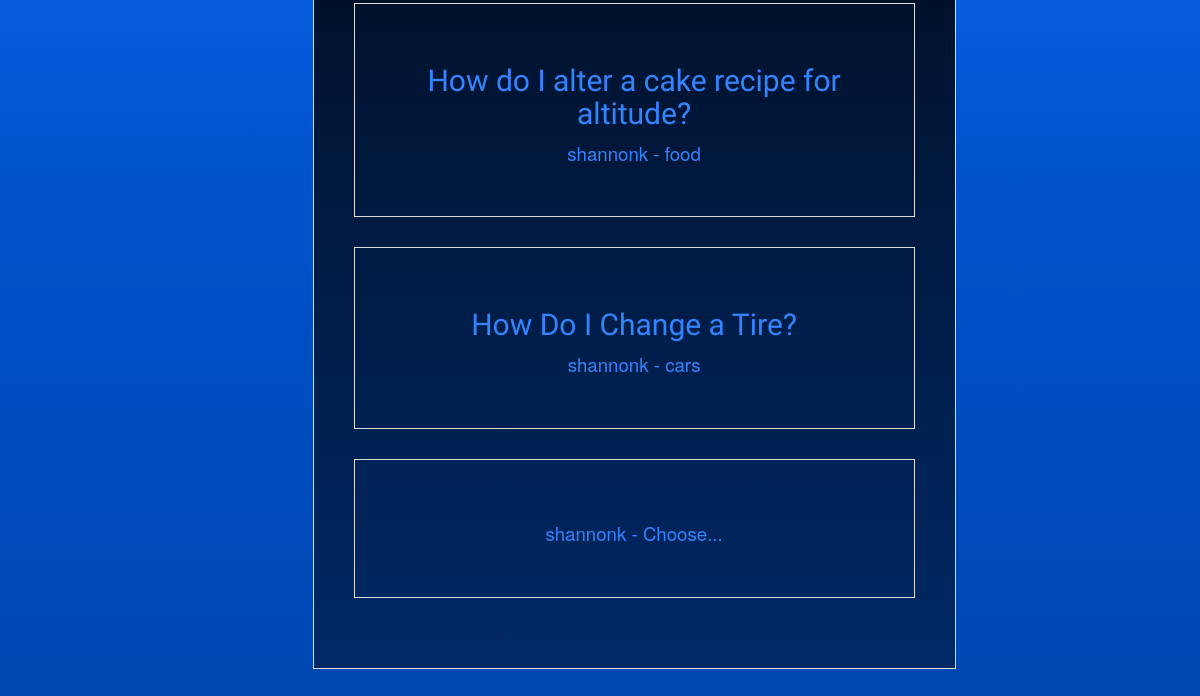
/igor/questions/ (signed in, lower part), run on an earlier commit of the app's database.
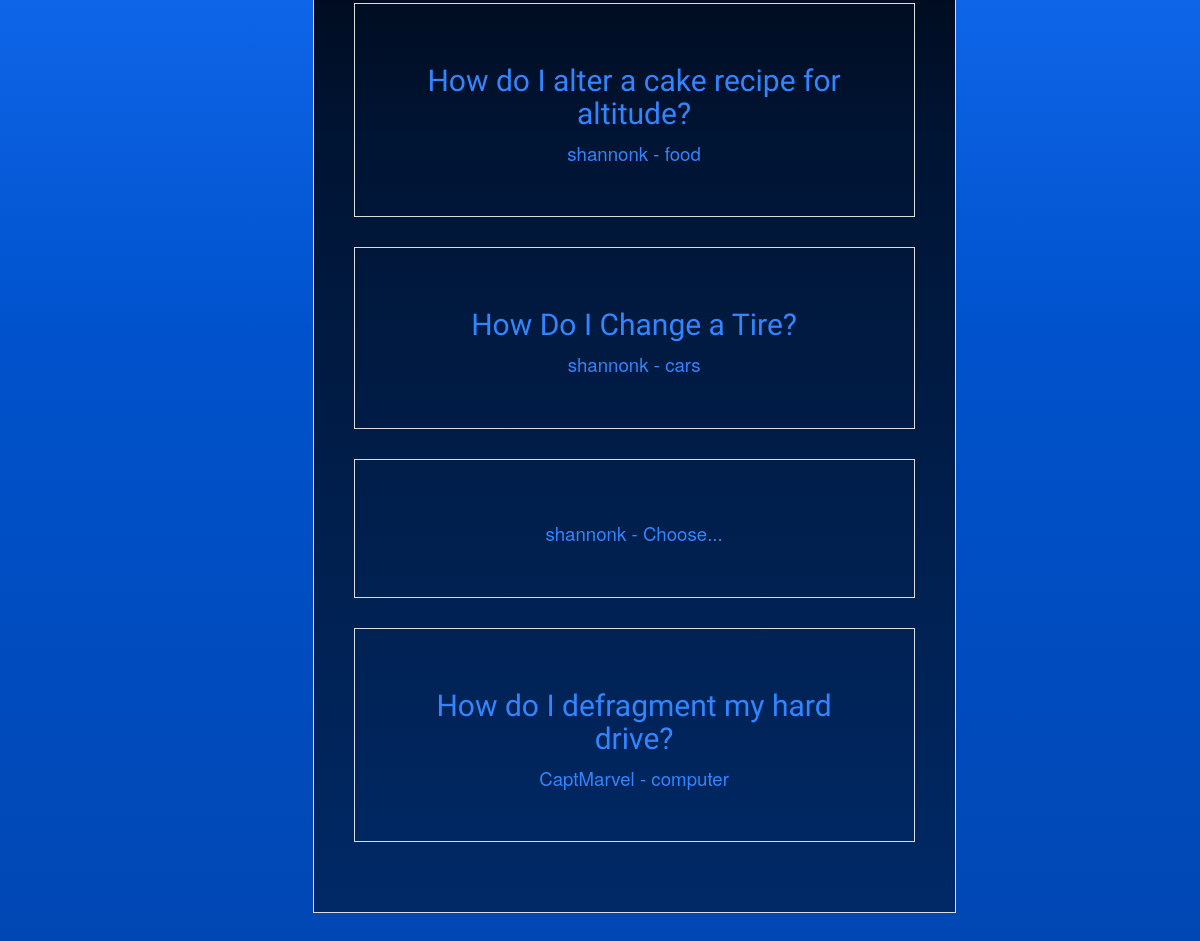
And on a later commit of the database.
### igor_app/models.py (models this page shows)
class Question(models.Model):
    content = models.TextField()
    user_who_posted = models.ForeignKey(User, related_name="posts", on_delete = models.CASCADE)
    specialty = models.CharField(max_length=20)
    created_at = models.DateTimeField(auto_now_add=True)
    updated_at = models.DateTimeField(auto_now=True)

### login_reg/models.py (models this page shows)
class User(models.Model):
    username =  models.CharField(max_length=40)
    email = models.CharField(max_length=50)
    password = models.TextField()
    specialty = models.CharField(max_length=20)
    created_at = models.DateTimeField(auto_now_add=True)
    updated_at = models.DateTimeField(auto_now=True)
    objects = UserManager()

### igor_app/views.py (the view)
# urls.py: path('questions/', views.questions),
def questions(request):
    user = User.objects.get(id=request.session['userid'])
    context = {
        'authenticated_user':user,
        'questions':Question.objects.all()
    }
    return render(request, 'want_ad.html', context)

### igor_app/templates/want_ad.html (shortened to what this page needs)
<!DOCTYPE html>
<html lang="en">
<head>
    <link rel="stylesheet" href="https://maxcdn.bootstrapcdn.com/bootstrap/3.4.1/css/bootstrap.min.css">
    {%load static%}
    <link rel="stylesheet" href="{% static 'css/want_ad.css'%}">
</head>
<body>
    <div class="container-fluid">
        <div class="col-lg-11">
            <br>
            <div class="col-lg-9">
                {%for question in questions%}
                <div class="one_question">
                    <h2>{{question.content}}</h2>
                    <p>{{question.user_who_posted.username}} - {{question.specialty}}</p>
                </div>
                {% endfor %}
            </div>
        </div>
    </div>
</body>
</html>

### igor_app/static/css/want_ad.css (style rules this page uses)
.container-fluid { background:linear-gradient(#3385ff,#1a75ff,#0052cc,#0047b3); }
h2, label { font-family:'Blinker'; color:#3385ff; }
.col-lg-9 { background: linear-gradient(#000000,#001433, #001f4d, #002966); border:1px solid #ddd; padding: 40px 40px 40px 40px; margin-bottom:30px; text-align:center; }
.col-lg-11 { padding-left:200px; float:right; }
p { font-size:14pt; color:#3385ff; }
.one_question { border:1px solid #ddd; padding: 40px 40px 40px 40px; margin-bottom:30px; text-align:center; }

What changed in the data, as far as the page shows it:
added Question: content "How do I defragment my hard drive?", user_who_posted.username "CaptMarvel", specialty "computer"
